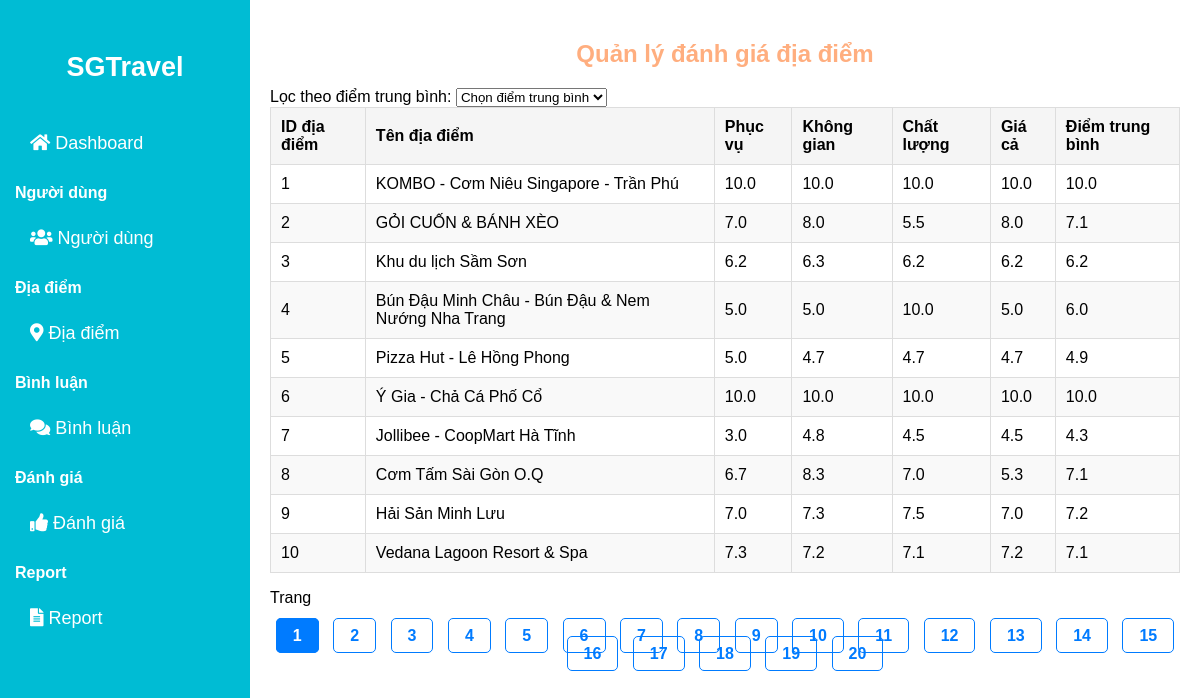
/admin/Danhgia.php, run on the app's committed database.
### tables this page shows
CREATE TABLE danh_gia (
    id INT AUTO_INCREMENT PRIMARY KEY,  
    id_dia_diem int NOT NULL, 
    phuc_vu DECIMAL(3,1) NOT NULL, 
    khong_gian DECIMAL(3,1) NOT NULL, 
    chat_luong DECIMAL(3,1) NOT NULL, 
    gia_ca DECIMAL(3,1) NOT NULL, 
    diem_trung_binh DECIMAL(3,1) DEFAULT 0, 
    FOREIGN KEY (id_dia_diem) REFERENCES dia_diem(id) ON DELETE CASCADE
);

CREATE TABLE dia_diem (
    id INT AUTO_INCREMENT PRIMARY KEY,        
    ten_dia_diem VARCHAR(255),                
    dia_chi VARCHAR(255),                     
    so_dien_thoai VARCHAR(20),                
    mo_ta TEXT,                                
    gio_mo_cua TIME,                          
    gio_dong_cua TIME,                        
    loai_hinh VARCHAR(30) NOT NULL,           
    diem_trung_binh DECIMAL(4,2),             
    gia_ca_giao_dong VARCHAR(100),             
    hinh_anh1 TEXT DEFAULT NULL ,
    hinh_anh2 TEXT DEFAULT NULL ,
    hinh_anh3 TEXT DEFAULT NULL,
    so_luot_danh_gia INT DEFAULT 0,           
    link_dia_diem VARCHAR(500)                
);

### admin/Danhgia.php (the view, shortened to what this page needs)
<?php
include '../connect.php';
$sd = 10;
$diem_trung_binh = isset($_GET['diem_trung_binh']) ? $_GET['diem_trung_binh'] : '';
$whereCondition = '';
$sql_count = "SELECT COUNT(*) AS total FROM danh_gia dg JOIN dia_diem dd ON dg.id_dia_diem = dd.id $whereCondition";
$result_count = $conn->query($sql_count);
$row_count = $result_count->fetch_assoc();
$tsp = $row_count['total'];
$tst = ceil($tsp / $sd);
$page = isset($_GET['page']) ? (int)$_GET['page'] : 1;
$vt = ($page - 1) * $sd;
$sql = "SELECT dg.id_dia_diem, dd.ten_dia_diem, dg.phuc_vu, dg.khong_gian, dg.chat_luong, dg.gia_ca, dg.diem_trung_binh
        FROM danh_gia dg
        JOIN dia_diem dd ON dg.id_dia_diem = dd.id
        $whereCondition
        LIMIT $vt, $sd";
$result = $conn->query($sql);
?>
<!DOCTYPE html>
<html lang="en">
<head>
  <link href="https://cdnjs.cloudflare.com/ajax/libs/font-awesome/5.15.3/css/all.min.css" rel="stylesheet">
  <link rel="stylesheet" href="../style/admin/Danhgia.css" />
  <link rel="stylesheet" href="../style/admin/sidebardash.css" />
</head>
<body>
  <div class="sidebar">
  <a href="./Dashboard.php"><h2>SGTravel</h2></a>
    <div class="menu-section">
      <a href="../admin/Dashboard.php"><i class="fas fa-home"></i> Dashboard</a>
    </div>
    <div class="menu-section">
      <h3>Người dùng</h3>
      <a href="../admin/User.php"><i class="fas fa-users"></i> Người dùng</a>
    </div>
    <div class="menu-section">
      <h3>Địa điểm</h3>
      <a href="../admin/Diadiem.php"><i class="fas fa-map-marker-alt"></i> Địa điểm</a>
    </div>
    <div class="menu-section">
      <h3>Bình luận</h3>
      <a href="../admin/comment.php"><i class="fas fa-comments"></i> Bình luận</a>
    </div>
    <div class="menu-section">
      <h3>Đánh giá</h3>
      <a href="../admin/Danhgia.php"><i class="fas fa-thumbs-up"></i> Đánh giá</a>
    </div>
    <div class="menu-section">
      <h3>Report</h3>
      <a href="../admin/Report.php"><i class="fas fa-file-alt"></i> Report</a>
    </div>
  </div>
  <div class="container">
    <h2>Quản lý đánh giá địa điểm</h2>
    <form id="form_loc" name="form_loc" method="get">
      <label for="diem_trung_binh">Lọc theo điểm trung bình:</label>
      <select name="diem_trung_binh" id="diem_trung_binh" onChange="form_loc.submit()">
      <option value="">Chọn điểm trung bình</option>
      </select>
    </form>
    <table>
      <thead>
        <tr>
          <th>ID địa điểm</th>
          <th>Tên địa điểm</th>
          <th>Phục vụ</th>
          <th>Không gian</th>
          <th>Chất lượng</th>
          <th>Giá cả</th>
          <th>Điểm trung bình</th>
        </tr>
      </thead>
      <tbody>
        <?php
        if ($result->num_rows > 0) {
          while ($row = $result->fetch_assoc()) {
            echo "<tr>
                                <td>{$row['id_dia_diem']}</td>
                                <td>{$row['ten_dia_diem']}</td>
                                <td>{$row['phuc_vu']}</td>
                                <td>{$row['khong_gian']}</td>
                                <td>{$row['chat_luong']}</td>
                                <td>{$row['gia_ca']}</td>
                                <td>{$row['diem_trung_binh']}</td>
                              </tr>";
          }
        } else {
          echo "<tr><td colspan='8'>Không có dữ liệu</td></tr>";
        }
        ?>
      </tbody>
    </table>
    <p>Trang</p>
    <div class="Trang">
      <?php
      for ($i = 1; $i <= $tst; $i++) {
        echo "<a href='Danhgia.php?page=$i&diem_trung_binh=$diem_trung_binh'";
        if ($i == $page) echo " class='active'";
        echo ">$i</a> ";
      }
      ?>
    </div>
  </div>
</body>
</html>

### style/admin/Danhgia.css (style rules this page uses)
body { margin: 0; font-family: Arial, sans-serif; }
.sidebar { width: 250px; background-color: #00bcd4; height: 100vh; position: fixed; padding-top: 20px; color: white; left: 0; top: 0; }
.container { max-width: calc(100% - 250px); margin-left: 250px; padding: 20px; box-sizing: border-box; }
.container h2 { text-align: center; margin-bottom: 20px; color: rgb(255, 174, 127); }
table { border-collapse: collapse; width: 100%; max-width: 1200px; margin: 0 auto; }
th, td { border: 1px solid #ddd; padding: 10px; text-align: left; }
th { background-color: #f5f5f5; font-weight: bold; }
tr:nth-child(even) { background-color: #f9f9f9; }

### style/admin/sidebardash.css (style rules this page uses)
body { margin: 0; font-family: Arial, sans-serif; }
.sidebar { width: 250px; background-color: #00bcd4; height: 200vh; position: fixed; padding-top: 20px; color: white; }
.sidebar h2 { text-align: center; margin-bottom: 30px; }
.sidebar a { display: block; color: white; padding: 10px; text-decoration: none; font-size: 18px; }
.sidebar .menu-section { margin-bottom: 20px; }
.sidebar .menu-section h3 { margin-left: 15px; font-size: 16px; }
.sidebar .menu-section a { padding-left: 30px; }

### admin/Danhgia.php (style rules this page uses)
body { margin: 0; font-family: Arial, sans-serif; }
.sidebar { width: 250px; background-color: #00bcd4; height: 100vh; position: fixed; padding-top: 20px; color: white; left: 0; top: 0; }
.container { max-width: calc(100% - 250px); margin-left: 250px; padding: 20px; box-sizing: border-box; }
.container h2 { text-align: center; margin-bottom: 20px; color: rgb(255, 174, 127); }
table { border-collapse: collapse; width: 100%; max-width: 1200px; margin: 0 auto; }
th, td { border: 1px solid #ddd; padding: 10px; text-align: left; }
th { background-color: #f5f5f5; font-weight: bold; }
tr:nth-child(even) { background-color: #f9f9f9; }
.sidebar { width: 250px; background-color: #00bcd4; height: 200vh; position: fixed; padding-top: 20px; color: white; }
.sidebar h2 { text-align: center; margin-bottom: 30px; }
.sidebar a { display: block; color: white; padding: 10px; text-decoration: none; font-size: 18px; }
.sidebar .menu-section { margin-bottom: 20px; }
.sidebar .menu-section h3 { margin-left: 15px; font-size: 16px; }
.sidebar .menu-section a { padding-left: 30px; }
.Trang { text-align: center; margin-top: 20px; }
.Trang a { color: #007bff; padding: 8px 16px; margin: 0 5px; border: 1px solid #007bff; border-radius: 5px; text-decoration: none; font-weight: bold; transition: background-color 0.3s, color 0.3s; }
.Trang a.active { background-color: #007bff; color: white; pointer-events: none; }
.Trang a:first-child, .Trang a:last-child { font-weight: bold; }

### data on the page
danh_gia: id_dia_diem "1", id_dia_diem.ten_dia_diem "KOMBO - Cơm Niêu Singapore - Trần Phú", phuc_vu "10.0", khong_gian "10.0", chat_luong "10.0", gia_ca "10.0", diem_trung_binh "10.0"
danh_gia: id_dia_diem "2", id_dia_diem.ten_dia_diem "GỎI CUỐN & BÁNH XÈO", phuc_vu "7.0", khong_gian "8.0", chat_luong "5.5", gia_ca "8.0", diem_trung_binh "7.1"
danh_gia: id_dia_diem "3", id_dia_diem.ten_dia_diem "Khu du lịch Sầm Sơn", phuc_vu "6.2", khong_gian "6.3", chat_luong "6.2", gia_ca "6.2", diem_trung_binh "6.2"
danh_gia: id_dia_diem "4", id_dia_diem.ten_dia_diem "Bún Đậu Minh Châu - Bún Đậu & Nem Nướng Nha Trang", phuc_vu "5.0", khong_gian "5.0", chat_luong "10.0", gia_ca "5.0", diem_trung_binh "6.0"
danh_gia: id_dia_diem "5", id_dia_diem.ten_dia_diem "Pizza Hut - Lê Hồng Phong", phuc_vu "5.0", khong_gian "4.7", chat_luong "4.7", gia_ca "4.7", diem_trung_binh "4.9"
danh_gia: id_dia_diem "6", id_dia_diem.ten_dia_diem "Ý Gia - Chả Cá Phố Cổ", phuc_vu "10.0", khong_gian "10.0", chat_luong "10.0", gia_ca "10.0", diem_trung_binh "10.0"
danh_gia: id_dia_diem "7", id_dia_diem.ten_dia_diem "Jollibee - CoopMart Hà Tĩnh", phuc_vu "3.0", khong_gian "4.8", chat_luong "4.5", gia_ca "4.5", diem_trung_binh "4.3"
danh_gia: id_dia_diem "8", id_dia_diem.ten_dia_diem "Cơm Tấm Sài Gòn O.Q", phuc_vu "6.7", khong_gian "8.3", chat_luong "7.0", gia_ca "5.3", diem_trung_binh "7.1"
danh_gia: id_dia_diem "9", id_dia_diem.ten_dia_diem "Hải Sản Minh Lưu", phuc_vu "7.0", khong_gian "7.3", chat_luong "7.5", gia_ca "7.0", diem_trung_binh "7.2"
danh_gia: id_dia_diem "10", id_dia_diem.ten_dia_diem "Vedana Lagoon Resort & Spa", phuc_vu "7.3", khong_gian "7.2", chat_luong "7.1", gia_ca "7.2", diem_trung_binh "7.1"
